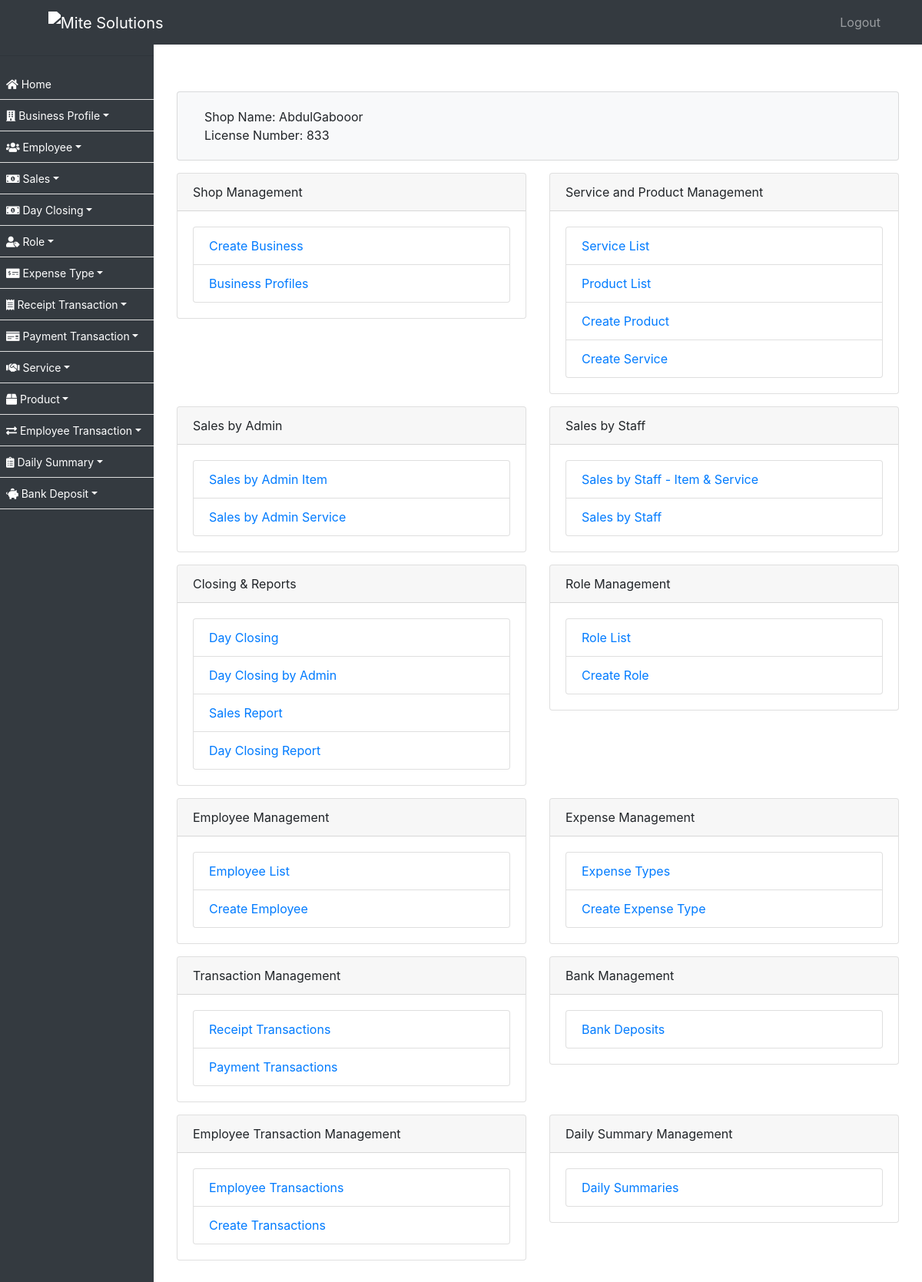
/home/ (signed in), run on an earlier commit of the app's database.
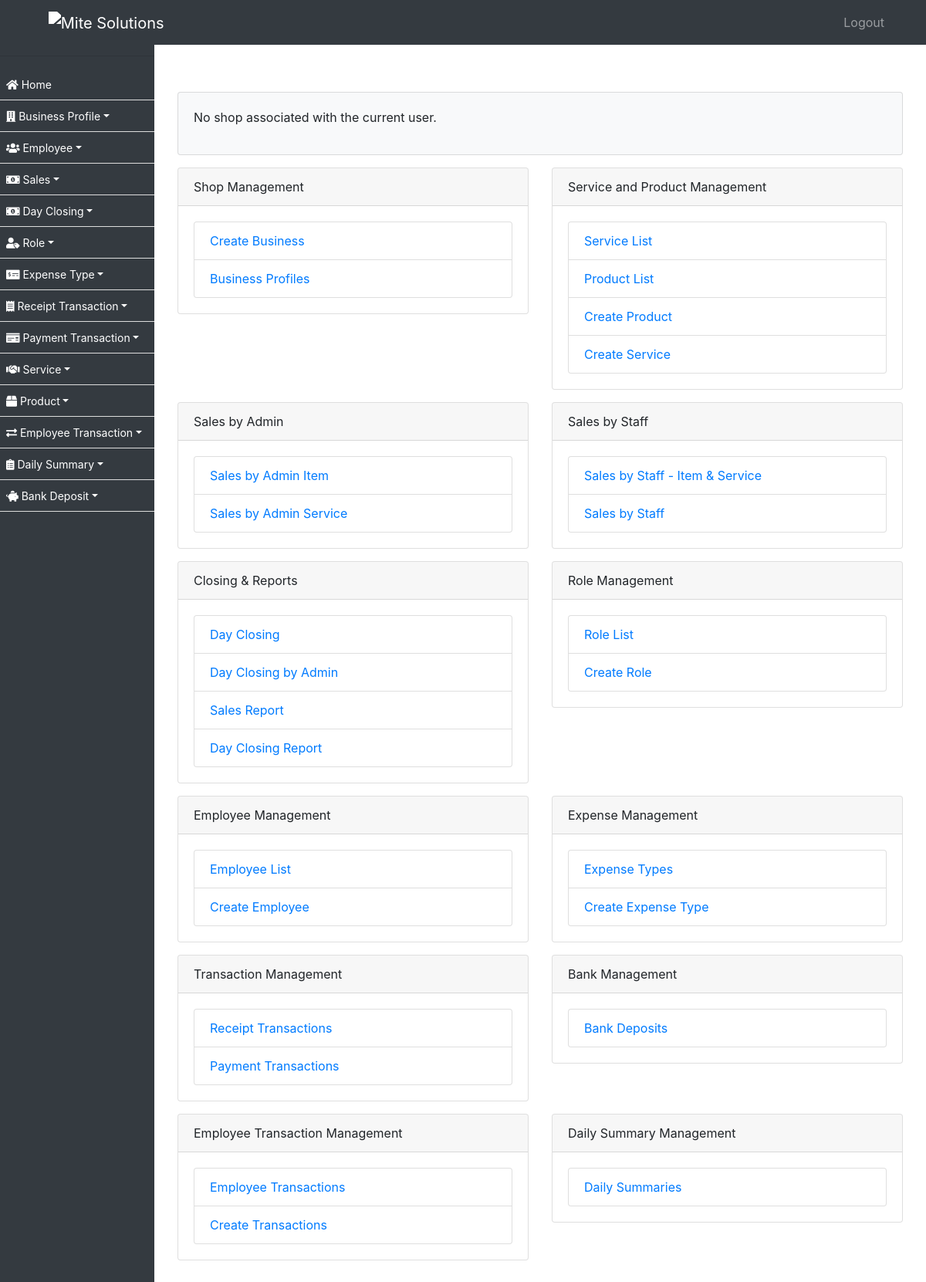
And on a later commit of the database.
### ezshopapp/models.py (models this page shows, shortened)
class Shop(models.Model):
    name = models.CharField(max_length=255, verbose_name='Shop Name')
    license_number = models.CharField(max_length=50, unique=True)
    num_users = models.PositiveIntegerField(verbose_name='Number of Users')
    vat_remainder = models.BooleanField(default=False, verbose_name='VAT Reminder')
    employee_transaction_window = models.BooleanField(default=False)
    license_expiration_reminder = models.BooleanField(default=False, verbose_name='License Expiration Reminder')
    employee_visa_expiration_reminder = models.BooleanField(default=False, verbose_name='Employee Visa Expiration Reminder')
    employee_passport_expiration_reminder = models.BooleanField(default=False, verbose_name='Employee Passport Expiration Reminder')
    admin_email = models.EmailField(max_length=100, default='')
    created_on = models.DateTimeField(auto_now_add=True, null=True)

### ezshopapp/views.py (the view)
# urls.py: path('home/', HomeView.as_view(), name='home'),
class HomeView(LoginRequiredMixin, TemplateView):
    template_name = 'home.html'
    def get_context_data(self, **kwargs):
        context = super().get_context_data(**kwargs)
        if self.request.user.is_authenticated:
            try:
                shop_admin = ShopAdmin.objects.get(user=self.request.user)
                context['shop'] = shop_admin.shop
            except ShopAdmin.DoesNotExist:
                context['shop'] = None
        total_employees = Employee.objects.all().count()
        total_business = BusinessProfile.objects.all().count()
        num_products = Product.objects.all().count()
        categories = [
             {
                'name': 'Shop Management',
                'links': [
                    {'label': 'Create Business', 'url_name': 'create_business_profile'},
                    {'label': 'Business Profiles', 'url_name': 'business_profile_list'},
            ]
            },
            {
                'name': 'Service and Product Management',
                'links': [
                    {'label': 'Service List', 'url_name': 'service_list'},
                    {'label': 'Product List', 'url_name': 'product_list'},
                    {'label': 'Create Product', 'url_name': 'create_product'},
                    {'label': 'Create Service', 'url_name': 'create_service'},
                ]
            },
            {
                'name': 'Sales by Admin',
                'links': [
                     {'label': 'Sales by Admin Item', 'url_name':'sales_by_admin_item_form'},
                     {'label': 'Sales by Admin Service', 'url_name':'sales_by_admin_service'},
                ]
            },
            {
                'name': 'Sales by Staff',
                'links': [
                   {'label': 'Sales by Staff - Item & Service', 'url_name':'sales_by_staff_item_service'},
                    {'label': 'Sales by Staff', 'url_name':'submit_sale'},
                ]
            },
            {
                'name': 'Closing & Reports',
                'links': [
                    {'label': 'Day Closing', 'url_name':'dayclosing'},
                    {'label': 'Day Closing by Admin', 'url_name':'dayclosing_admin'},
                    {'label': 'Sales Report', 'url_name':'sales_report'},
                    {'label': 'Day Closing Report', 'url_name':'day_closing_report'},
                ]
            },
            {
                'name': 'Role Management',
                'links': [
                    {'label': 'Role List', 'url_name': 'role_list'},
                    {'label': 'Create Role', 'url_name': 'create_role'},
                ]
            },
            {
                'name': 'Employee Management',
                'links': [
                    {'label': 'Employee List', 'url_name': 'employee_list'},
                    {'label': 'Create Employee', 'url_name': 'create_employee'},
                ]
            },
            {
                'name': 'Expense Management',
                'links': [
                    {'label': 'Expense Types', 'url_name': 'expense_type_list'},
                    {'label': 'Create Expense Type', 'url_name': 'create_expense_type'},
                ]
            },
            {
                'name': 'Transaction Management',
                'links': [
                    {'label': 'Receipt Transactions', 'url_name': 'receipt_transaction_list'},
                    {'label': 'Payment Transactions', 'url_name': 'payment_transaction_list'},
                ]
            },
            {
                'name': 'Bank Management',
                'links': [
                    {'label': 'Bank Deposits', 'url_name': 'bank_deposit_list'},
                ]
            },
            {
                'name': 'Employee Transaction Management',
                'links': [
                    {'label': 'Employee Transactions', 'url_name': 'employee_transaction_list'},
                    {'label': 'Create Transactions', 'url_name': 'create_employee_transaction'},
                ]
            },
            {
                'name': 'Daily Summary Management',
                'links': [
                    {'label': 'Daily Summaries', 'url_name': 'daily_summary_list'},
                ]
            },
        ]
        return {'categories': categories, 'total_employees': total_employees, 'total_business': total_business, 'num_products':num_products, **context }
    def dispatch(self, request, *args, **kwargs):
        if not request.user.is_authenticated:
            return redirect(reverse('login'))  # Adjust 'login' to your login URL name
        return super().dispatch(request, *args, **kwargs)

### ezshopapp/templates/home.html (shortened to what this page needs)
{% extends 'base.html' %}
{% block content %}
<div class="container mt-5">
    <div class=" mb-3" >
        <div class="card bg-light  ">
            <div class="card-body mb-0">
    {% if shop %}
        <div class="col-md-6">
        <p class="mb-0">Shop Name: {{ shop.name }}</p>
        </div>
        <div class="col-md-6">
            <p class="mb-0">License Number: {{ shop.license_number }}</p>
        </div>
    {% else %}
        <p>No shop associated with the current user.</p>
    {% endif %}
</div>
        </div>
    </div>
    <div class="row">
        {% for category in categories %}
        <div class="col-md-6">
            <div class="card mb-3">
                <div class="card-header">{{ category.name }}</div>
                <div class="card-body">
                    <ul class="list-group">
                        {% for link in category.links %}
                        <li class="list-group-item"><a href="{% url link.url_name %}">{{ link.label }}</a></li>
                        {% endfor %}
                    </ul>
                </div>
            </div>
        </div>
        {% endfor %}
    </div>
</div>
{% endblock %}

What changed in the data, as far as the page shows it:
removed Shop: name "AbdulGabooor", license_number "833"
Also different on the page:
text no longer shown: "Shop Name: License Number:"
text now shown: "No shop associated with the current user."
